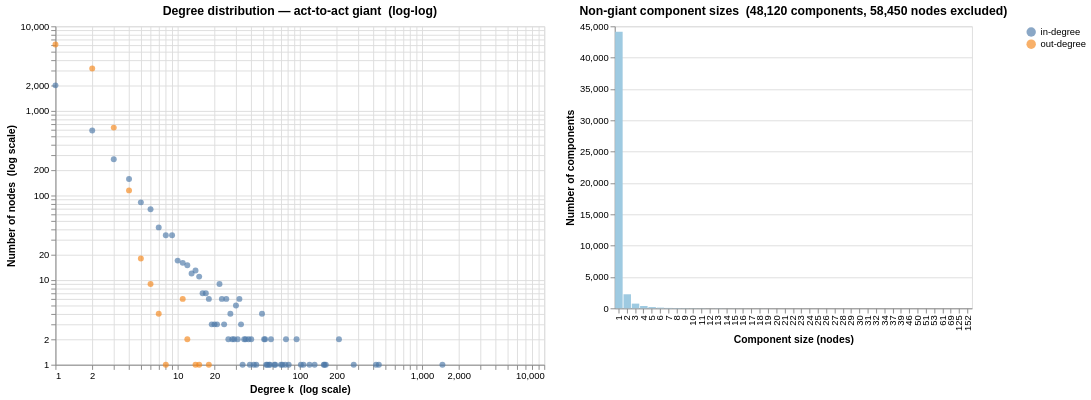

Here is the notebook cell this chart was saved with:
### Markdown cell above
---
## Cell 1b — Network Characterization

Before computing authority scores, we need to characterise the structural type
of this network. This determines which analytical tools are appropriate and sets
expectations for the results.

**Key questions this cell answers:**

- **Sparsity** — density and average degree tell us whether this is a dense citation
  graph or a sparse one (most legislative citation networks are very sparse).
- **Power-law in-degree?** — if the log-log degree distribution is linear, a small
  number of foundational laws attract most citations. PageRank and HITS are
  especially informative in such networks.
- **Reciprocity** — citation edges point chronologically backward (newer → older),
  so reciprocity should be near zero. A non-negligible reciprocity would flag data
  quality issues (circular references).
- **Assortativity** — negative (disassortative) means high-degree foundational
  laws are cited by many low-degree implementing acts: a hub-and-spoke structure
  that justifies the HITS authority/hub split in Cell 4.
- **Small-world?** — low average path length relative to network size, combined
  with non-trivial clustering, is the signature of a small-world network.
- **Non-giant components** — characterising the excluded components confirms
  whether they are truly isolated acts or suppressed signal.

### Code cell
# ── Network characterization ─────────────────────────────────────────────────
import random
from collections import Counter

# 1. Global topology
_n           = G_acts_giant_di.number_of_nodes()
_m           = G_acts_giant_di.number_of_edges()
_density     = nx.density(G_acts_giant_di)
_reciprocity = nx.reciprocity(G_acts_giant_di)
_avg_clust   = nx.average_clustering(G_acts_giant)
_assort      = nx.degree_assortativity_coefficient(G_acts_giant)

# 2. Degree statistics (directed)
_in_deg  = dict(G_acts_giant_di.in_degree())
_out_deg = dict(G_acts_giant_di.out_degree())
_max_in  = max(_in_deg.values())
_max_out = max(_out_deg.values())

# 3. Approx. average path length — BFS sample of 500 source nodes (fast, unbiased)
random.seed(42)
_sample_nodes = random.sample(list(G_acts_giant.nodes()), 500)
_pl_total, _pl_pairs = 0, 0
for _src in _sample_nodes:
    _lengths = nx.single_source_shortest_path_length(G_acts_giant, _src)
    _pl_total += sum(_lengths.values())
    _pl_pairs += len(_lengths) - 1   # exclude the self-distance of 0
_avg_pl = _pl_total / _pl_pairs

# 4. Diameter lower bound via double-sweep BFS (O(2*(n+m)) — runs in < 1 s)
# Two BFS traversals: start from an arbitrary node, jump to the farthest node,
# BFS again — the resulting distance is a tight lower bound on the true diameter.
_s0    = next(iter(G_acts_giant.nodes()))
_d0    = nx.single_source_shortest_path_length(G_acts_giant, _s0)
_far1  = max(_d0, key=_d0.get)
_d1    = nx.single_source_shortest_path_length(G_acts_giant, _far1)
_diam_lb = _d1[max(_d1, key=_d1.get)]

# 5. Non-giant component breakdown (_wcc was built from _G_acts earlier)
_nongiant_sizes = [len(c) for c in _wcc[1:]]
_n_singletons   = sum(1 for s in _nongiant_sizes if s == 1)
_n_nontrivial   = sum(1 for s in _nongiant_sizes if s > 1)
_nongiant_total = sum(_nongiant_sizes)

display(Markdown("### Structural metrics — act-to-act giant component"))
display(pd.DataFrame([
    ["Nodes",                                  f"{_n:,}"],
    ["Edges",                                  f"{_m:,}"],
    ["Density",                                f"{_density:.2e}"],
    ["Avg undirected degree  2m/n",            f"{2 * _m / _n:.3f}"],
    ["Max in-degree",                          f"{_max_in}"],
    ["Max out-degree",                         f"{_max_out}"],
    ["Reciprocity",                            f"{_reciprocity:.4f}"],
    ["Avg clustering coefficient",             f"{_avg_clust:.4f}"],
    ["Degree assortativity coefficient",       f"{_assort:.4f}"],
    ["Approx. avg path length (500-node BFS)", f"{_avg_pl:.2f}"],
    ["Diameter lower bound (double-sweep)",    f"≥ {_diam_lb}"],
    ["Non-giant components",
     f"{len(_nongiant_sizes):,}  total nodes: {_nongiant_total:,}"
     f"  ({_n_singletons:,} singletons, {_n_nontrivial} non-trivial)"],
], columns=["Metric", "Value"]))

# ── Degree distribution — log-log ──────────────────────────────────────────────
# A straight line on a log-log plot indicates power-law behaviour.
# In-degree follows power law in citation networks; out-degree is typically narrower.
_in_cnt  = Counter(v for v in _in_deg.values()  if v > 0)
_out_cnt = Counter(v for v in _out_deg.values() if v > 0)

_dd_df = pd.concat([
    pd.DataFrame([{"degree": k, "count": v, "Direction": "in-degree"}  for k, v in _in_cnt.items()]),
    pd.DataFrame([{"degree": k, "count": v, "Direction": "out-degree"} for k, v in _out_cnt.items()]),
], ignore_index=True)

_dd_chart = (
    alt.Chart(_dd_df)
    .mark_point(size=40, filled=True, opacity=0.65)
    .encode(
        x=alt.X("degree:Q",
                scale=alt.Scale(type="log"),
                title="Degree k  (log scale)"),
        y=alt.Y("count:Q",
                scale=alt.Scale(type="log"),
                title="Number of nodes  (log scale)"),
        color=alt.Color("Direction:N", title=""),
        tooltip=["Direction", "degree", "count"],
    )
    .properties(
        title="Degree distribution — act-to-act giant  (log-log)",
        width=520, height=360,
    )
)

# ── Non-giant component size distribution ─────────────────────────────────────
_comp_size_df = (
    pd.DataFrame(
        Counter(_nongiant_sizes).items(),
        columns=["Component size", "Components"]
    ).sort_values("Component size")
)

_comp_chart = (
    alt.Chart(_comp_size_df)
    .mark_bar(color="#9ecae1")
    .encode(
        x=alt.X("Component size:O", title="Component size (nodes)"),
        y=alt.Y("Components:Q",     title="Number of components"),
        tooltip=["Component size", "Components"],
    )
    .properties(
        title=f"Non-giant component sizes  ({len(_nongiant_sizes):,} components, {_nongiant_total:,} nodes excluded)",
        width=380, height=300,
    )
)

display(alt.hconcat(_dd_chart, _comp_chart))

### Figure 1 — Vega-Lite specification as saved in the notebook (floating-point values rounded to 4 significant figures)
{"config": {"view": {"continuousWidth": 300, "continuousHeight": 300}}, "hconcat": [{"data": {"name": "data-524a57f24488d760bc8f4448d3a2ebd3"}, "mark": {"type": "point", "filled": true, "opacity": 0.65, "size": 40}, "encoding": {"color": {"field": "Direction", "title": "", "type": "nominal"}, "tooltip": [{"field": "Direction", "type": "nominal"}, {"field": "degree", "type": "quantitative"}, {"field": "count", "type": "quantitative"}], "x": {"field": "degree", "scale": {"type": "log"}, "title": "Degree k  (log scale)", "type": "quantitative"}, "y": {"field": "count", "scale": {"type": "log"}, "title": "Number of nodes  (log scale)", "type": "quantitative"}}, "height": 360, "title": "Degree distribution — act-to-act giant  (log-log)", "width": 520}, {"data": {"name": "data-b24b8199d4661f97bf38e56539547a03"}, "mark": {"type": "bar", "color": "#9ecae1"}, "encoding": {"tooltip": [{"field": "Component size", "type": "quantitative"}, {"field": "Components", "type": "quantitative"}], "x": {"field": "Component size", "title": "Component size (nodes)", "type": "ordinal"}, "y": {"field": "Components", "title": "Number of components", "type": "quantitative"}}, "height": 300, "title": "Non-giant component sizes  (48,120 components, 58,450 nodes excluded)", "width": 380}], "$schema": "https://vega.github.io/schema/vega-lite/v6.4.1.json", "datasets": {"data-524a57f24488d760bc8f4448d3a2ebd3": [{"degree": 1, "count": 2005, "Direction": "in-degree"}, {"degree": 3, "count": 268, "Direction": "in-degree"}, {"degree": 23, "count": 6, "Direction": "in-degree"}, {"degree": 2, "count": 587, "Direction": "in-degree"}, {"degree": 15, "count": 11, "Direction": "in-degree"}, {"degree": 13, "count": 12, "Direction": "in-degree"}, {"degree": 20, "count": 3, "Direction": "in-degree"}, {"degree": 4, "count": 157, "Direction": "in-degree"}, {"degree": 9, "count": 34, "Direction": "in-degree"}, {"degree": 5, "count": 83, "Direction": "in-degree"}, {"degree": 7, "count": 42, "Direction": "in-degree"}, {"degree": 12, "count": 15, "Direction": "in-degree"}, {"degree": 38, "count": 2, "Direction": "in-degree"}, {"degree": 6, "count": 69, "Direction": "in-degree"}, {"degree": 62, "count": 1, "Direction": "in-degree"}, {"degree": 39, "count": 1, "Direction": "in-degree"}, {"degree": 49, "count": 4, "Direction": "in-degree"}, {"degree": 11, "count": 16, "Direction": "in-degree"}, {"degree": 25, "count": 6, "Direction": "in-degree"}, {"degree": 51, "count": 2, "Direction": "in-degree"}, {"degree": 14, "count": 13, "Direction": "in-degree"}, {"degree": 52, "count": 2, "Direction": "in-degree"}, {"degree": 443, "count": 1, "Direction": "in-degree"}, {"degree": 1468, "count": 1, "Direction": "in-degree"}, {"degree": 8, "count": 34, "Direction": "in-degree"}, {"degree": 21, "count": 3, "Direction": "in-degree"}, {"degree": 16, "count": 7, "Direction": "in-degree"}, {"degree": 26, "count": 2, "Direction": "in-degree"}, {"degree": 17, "count": 7, "Direction": "in-degree"}, {"degree": 24, "count": 3, "Direction": "in-degree"}, {"degree": 30, "count": 5, "Direction": "in-degree"}, {"degree": 94, "count": 2, "Direction": "in-degree"}, {"degree": 32, "count": 6, "Direction": "in-degree"}, {"degree": 40, "count": 2, "Direction": "in-degree"}, {"degree": 54, "count": 1, "Direction": "in-degree"}, {"degree": 18, "count": 6, "Direction": "in-degree"}, {"degree": 19, "count": 3, "Direction": "in-degree"}, {"degree": 27, "count": 4, "Direction": "in-degree"}, {"degree": 70, "count": 1, "Direction": "in-degree"}, {"degree": 28, "count": 2, "Direction": "in-degree"}, {"degree": 22, "count": 9, "Direction": "in-degree"}, {"degree": 10, "count": 17, "Direction": "in-degree"}, {"degree": 58, "count": 2, "Direction": "in-degree"}, {"degree": 157, "count": 1, "Direction": "in-degree"}, {"degree": 29, "count": 2, "Direction": "in-degree"}, {"degree": 132, "count": 1, "Direction": "in-degree"}, {"degree": 72, "count": 1, "Direction": "in-degree"}, {"degree": 107, "count": 1, "Direction": "in-degree"}, {"degree": 56, "count": 1, "Direction": "in-degree"}, {"degree": 44, "count": 1, "Direction": "in-degree"}, {"degree": 77, "count": 2, "Direction": "in-degree"}, {"degree": 209, "count": 2, "Direction": "in-degree"}, {"degree": 31, "count": 2, "Direction": "in-degree"}, {"degree": 163, "count": 1, "Direction": "in-degree"}, {"degree": 57, "count": 1, "Direction": "in-degree"}, {"degree": 33, "count": 3, "Direction": "in-degree"}, {"degree": 36, "count": 2, "Direction": "in-degree"}, {"degree": 53, "count": 1, "Direction": "in-degree"}, {"degree": 81, "count": 1, "Direction": "in-degree"}, {"degree": 276, "count": 1, "Direction": "in-degree"}, {"degree": 76, "count": 1, "Direction": "in-degree"}, {"degree": 420, "count": 1, "Direction": "in-degree"}, {"degree": 102, "count": 1, "Direction": "in-degree"}, {"degree": 42, "count": 1, "Direction": "in-degree"}, {"degree": 63, "count": 1, "Direction": "in-degree"}, {"degree": 35, "count": 2, "Direction": "in-degree"}, {"degree": 34, "count": 1, "Direction": "in-degree"}, {"degree": 159, "count": 1, "Direction": "in-degree"}, {"degree": 120, "count": 1, "Direction": "in-degree"}, {"degree": 2, "count": 3177, "Direction": "out-degree"}, {"degree": 1, "count": 6085, "Direction": "out-degree"}, {"degree": 3, "count": 635, "Direction": "out-degree"}, {"degree": 4, "count": 115, "Direction": "out-degree"}, {"degree": 6, "count": 9, "Direction": "out-degree"}, {"degree": 5, "count": 18, "Direction": "out-degree"}, {"degree": 11, "count": 6, "Direction": "out-degree"}, {"degree": 8, "count": 1, "Direction": "out-degree"}, {"degree": 7, "count": 4, "Direction": "out-degree"}, {"degree": 18, "count": 1, "Direction": "out-degree"}, {"degree": 15, "count": 1, "Direction": "out-degree"}, {"degree": 14, "count": 1, "Direction": "out-degree"}, {"degree": 12, "count": 2, "Direction": "out-degree"}], "data-b24b8199d4661f97bf38e56539547a03": [{"Component size": 1, "Components": 44126}, {"Component size": 2, "Components": 2243}, {"Component size": 3, "Components": 750}, {"Component size": 4, "Components": 374}, {"Component size": 5, "Components": 195}, {"Component size": 6, "Components": 113}, {"Component size": 7, "Components": 64}, {"Component size": 8, "Components": 53}, {"Component size": 9, "Components": 32}, {"Component size": 10, "Components": 26}, {"Component size": 11, "Components": 21}, {"Component size": 12, "Components": 8}, {"Component size": 13, "Components": 21}, {"Component size": 14, "Components": 11}, {"Component size": 15, "Components": 11}, {"Component size": 16, "Components": 8}, {"Component size": 17, "Components": 3}, {"Component size": 18, "Components": 6}, {"Component size": 19, "Components": 6}, {"Component size": 20, "Components": 3}, {"Component size": 21, "Components": 5}, {"Component size": 22, "Components": 4}, {"Component size": 23, "Components": 2}, {"Component size": 24, "Components": 2}, {"Component size": 25, "Components": 3}, {"Component size": 26, "Components": 4}, {"Component size": 27, "Components": 3}, {"Component size": 28, "Components": 2}, {"Component size": 29, "Components": 3}, {"Component size": 30, "Components": 1}, {"Component size": 31, "Components": 2}, {"Component size": 32, "Components": 2}, {"Component size": 34, "Components": 1}, {"Component size": 37, "Components": 2}, {"Component size": 39, "Components": 2}, {"Component size": 46, "Components": 1}, {"Component size": 50, "Components": 1}, {"Component size": 51, "Components": 1}, {"Component size": 53, "Components": 1}, {"Component size": 61, "Components": 1}, {"Component size": 69, "Components": 1}, {"Component size": 125, "Components": 1}, {"Component size": 152, "Components": 1}]}}
